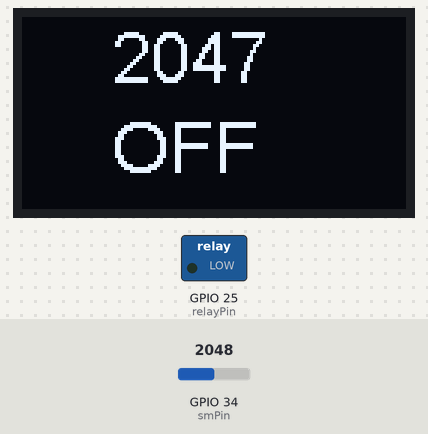
Bench run of a sketch on a simulated ESP32. Parts: 128×64 one-colour display, switched loads named in the sketch (green lamp = pin HIGH). The inputs (shaded band) are chosen by the test bench; at power-on: GPIO 34 (smPin) = 2048. What the sketch prints to the serial monitor is not drawn.

Above: at 2.8 s.
2.9 s: GPIO 34 (smPin) set to 2537
At 5.2 s:
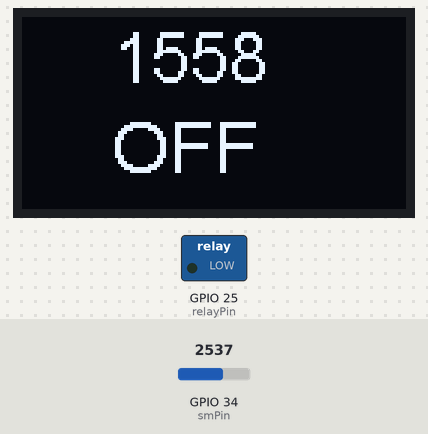
5.6 s: GPIO 34 (smPin) set to 2645
At 7.2 s:
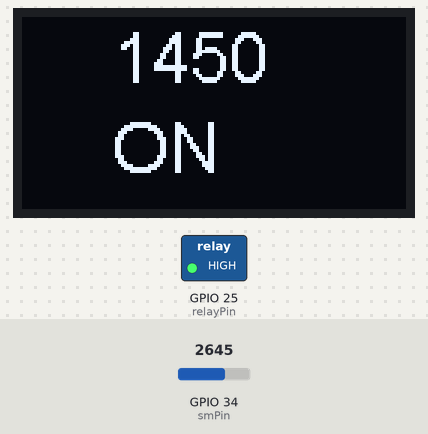
8.3 s: GPIO 34 (smPin) set to 2866
At 11.3 s:
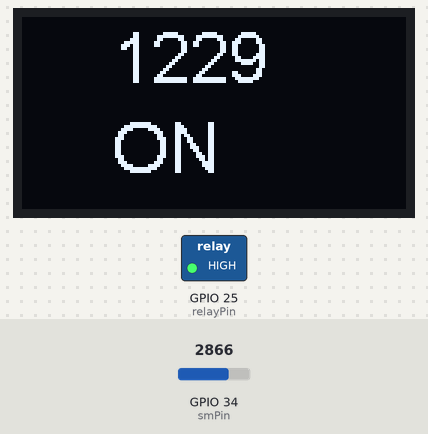
Timing chart, 0 to 12.8 s (numbered marks = the images above; inputs shaded):
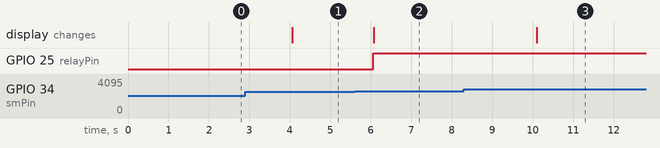

Measured:
- the behaviour switches between 2595 and 2596 on GPIO 34 (smPin) (found by bisection; images 1 and 2)
- after the input at 2.9 s, the display: changes after 1.2 s (image 1)
- after the input at 5.6 s, GPIO 25 (relayPin): LOW → HIGH after 0.46 s; the display: changes after 0.47 s (image 2)
- after the input at 8.3 s, the display: changes after 1.8 s (image 3)

The sketch:

GISMO7_SmartGarden_OLED.ino
```cpp
/* Soil Moisture sensor pin   : GPIO34
 * Relay pin                  : GPIO25
 *
  */
#include "SSD1306.h"
SSD1306 display(0x3c,21,22);
#define smPin 34
#define relayPin 25
int smValue;
int smLimit = 1500;
int delayTime = 2000;
String motorStatus = "OFF";
void OLEDInit();
void OLEDUpdate();

void setup() {
  // put your setup code here, to run once:
  pinMode(relayPin,OUTPUT);
  Serial.begin(115200);
  OLEDInit();
  }

void loop() {
  // put your main code here, to run repeatedly:
smValue = 4095 - analogRead(smPin);
Serial.print("Soil Moisture = ");
Serial.println(smValue);

if (smValue < smLimit){
digitalWrite(relayPin,HIGH);
Serial.println("Motor turned ON");
motorStatus = "ON";
}
else{
digitalWrite(relayPin,LOW);
Serial.println("Motor turned OFF");
motorStatus = "OFF";
}

OLEDUpdate();
delay(delayTime);
}

void OLEDInit(){
  display.init();
  display.setFont(ArialMT_Plain_24);
}

void OLEDUpdate(){


  display.clear();
  display.drawString(30,0,String(smValue));
  display.drawString(30,30,String(motorStatus));
  display.display();
}
```
